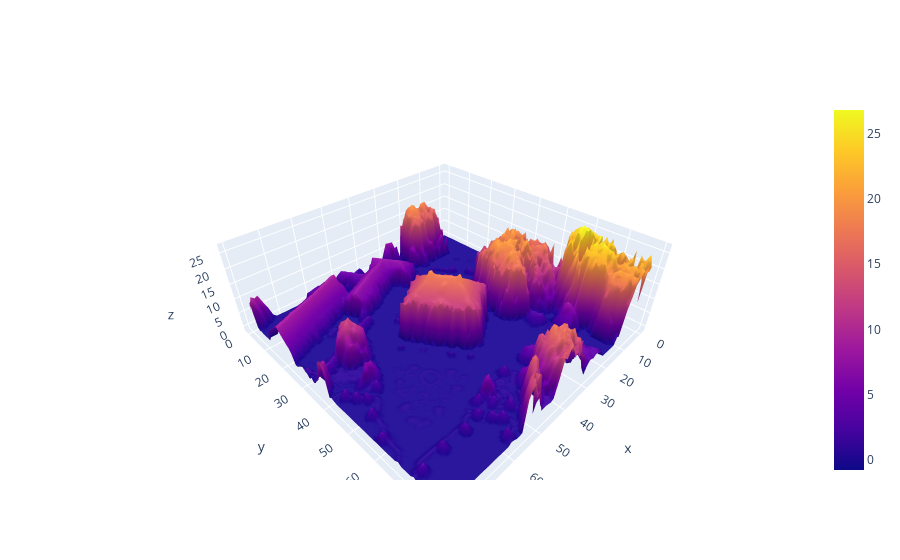

Source (notebook cell):
### Code cell
import plotly.io as pio
#pio.renderers.default = "browser"


import plotly.graph_objects as go

fig = go.Figure(data=go.Surface(z=chm_array[0]))

fig.show()

### Figure 1 — Plotly figure (JSON) as saved in the notebook; plotly's stock layout.template omitted (floating-point values rounded to 4 significant figures; data arrays with more than 128 entries replaced by an {"elided": "..."} marker saying what was removed)
{"data": [{"type": "surface", "z": {"elided": "80x80 float values"}}], "layout": {}}
